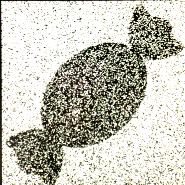
#> input picture 0.png, 185 x 185 px, found by its file name
$ python -i grid.py   (imports and definitions only)   (older library calls are emulated)
#> lines starting #> are read from the running program, lines starting #| are printed output that depends on the picture; after the words box and inside, x2 and y2 are one past the last pixel; in counts of white or black regions, pixels touching at a corner belong together; pictures that were not available may be replaced by others from this repository, and a replacement may not be noted
import cv2
import numpy as np
import os
import time
import constants
import matplotlib.pyplot as plt

'''This script contains several functions for displaying the grids and images and preprocessing them.'''

cv2.CV_LOAD_IMAGE_GRAYSCALE = 0
cv2.CV_LOAD_IMAGE_COLOR = 0

def bipolarize_pattern_robot(pattern_name):

    """ Convert percieved patterns images into Bipolarized (-1, 1) inputs.
    Parameters
    -----------
    pattern_name: filename
    location where the image is located
    Return
    -------
    images in format for Hopfield Network"""

    gimg = cv2.imread(pattern_name, cv2.CV_LOAD_IMAGE_GRAYSCALE)
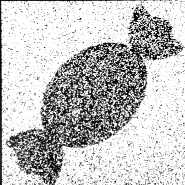
#> gimg: shape (185, 185); min 0, max 255, mean 194

    rimg = cv2.resize(gimg, constants.rsize)
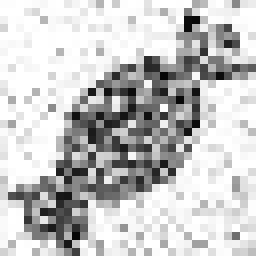
#> rimg: shape (32, 32) (shown 8 times larger); min 6, max 255, mean 197.4
    bimg = cv2.threshold(rimg, 125, 255, cv2.THRESH_BINARY)[1]
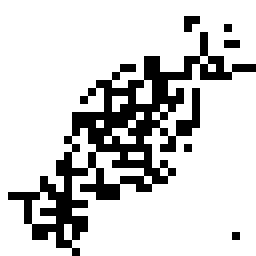
#> bimg: shape (32, 32) (shown 8 times larger); 81% white; black in thin lines or dots

    # [8 lines of commented-out code are left out]
    bimg = bimg.astype('int64')
#> bimg: shape (32, 32) int64; 81% white; black in thin lines or dots
    nonz_inds = bimg.nonzero()
#> nonz_inds = 829 positions, rows 0 to 31, columns 0 to 31
    bimg[nonz_inds], bimg[bimg == 0] = -1, 1  # convert 255 to -1 and 0 to 1
#> bimg: shape (32, 32) int64; values -1 (black) and 1 (white), 19% white in thin lines or dots

    return bimg.flatten()


def ordered_grid_maker():
    """ Concatenate pattern images into a grid and saves it in a chosen location.
    This script needs to be used before running the Sarsa.

    Returns
    -----------
    image_grid_final: image
    of final grid
    bipolar_grid: matrix
    of final grid
    """

    print('This is generating the grid.')
    bipolar_grid = np.zeros((constants.length, constants.rsize[0]*constants.rsize[0]))
    image_h = []
    image_number = 0

    for i in range(constants.length):
        # image directory with image names as ordered ints
        filename = constants.store_grids + '%s' % image_number + '.png'
        print(filename)
        image_number += 1
        bipolar_image = bipolarize_pattern_robot(filename)
#> bipolar_image = 1024 values, max 1 at index 87, min -1 at index 0, mean -0.619
        image = cv2.imread(filename, cv2.IMREAD_COLOR)
#> image is the input picture: shape (185, 185, 3); mean B, G, R 184, 195.3, 196.2
        img = cv2.resize(image, constants.rsize)
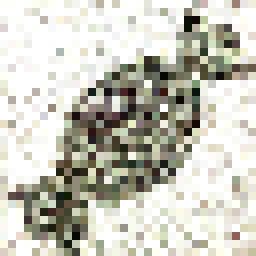
#> img: shape (32, 32, 3) (shown 8 times larger); mean B, G, R 187.4, 198.8, 199.6
        white = [255, 255, 255]
        img = cv2.copyMakeBorder(img, 10, 10, 10, 10, cv2.BORDER_CONSTANT, value=white)
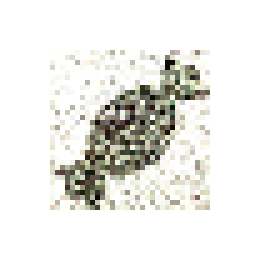
#> img: shape (52, 52, 3) (shown 5 times larger); mean B, G, R 229.4, 233.7, 234
        image_h.append(img)
        bipolar_grid[i, :] = bipolar_image
#> pass 2 of the loop in ordered_grid_maker, `for i in range(constants.length):`:
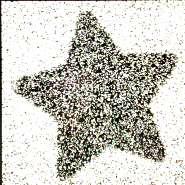
#> input picture 1.png, 185 x 185 px, found by its file name
#> in bipolarize_pattern_robot (call 2), `bimg = cv2.threshold(rimg, 125, 255, cv2.THRESH_BINARY)[1]`:
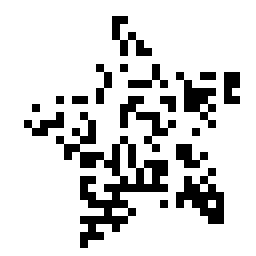
#> bimg: shape (32, 32) (shown 8 times larger); 83.4% white; black in thin lines or dots, all inside (x1, y1, x2, y2) = (3, 2, 30, 31)
#> nonz_inds = 854 positions, rows 0 to 31, columns 0 to 31
#> bipolar_image = 1024 values, max 1 at index 78, min -1 at index 0, mean -0.668
#> in ordered_grid_maker, image is the input picture: shape (185, 185, 3); mean B, G, R 193.1, 200.7, 202
#> in ordered_grid_maker, `img = cv2.copyMakeBorder(img, 10, 10, 10, 10, cv2.BORDER_CONSTANT, val..`:
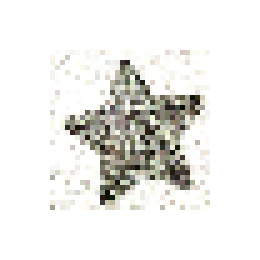
#> img: shape (52, 52, 3) (shown 5 times larger); mean B, G, R 232.4, 235.3, 235.8
    image_grid_final = cv2.hconcat(image_h)
    print('size grid:', image_grid_final.size)
    filename = constants.store_grids + 'basegrid.png'
    cv2.imwrite(filename, image_grid_final)
    print("The grid has been generated.")
    return image_grid_final, bipolar_grid


# [113 lines left out: functions make_yellow_frames, display_image, display_grid, bipolarize_pattern_robot_train, not called in this run]

#> (the run stopped early here; a loop or call above may not have finished)
